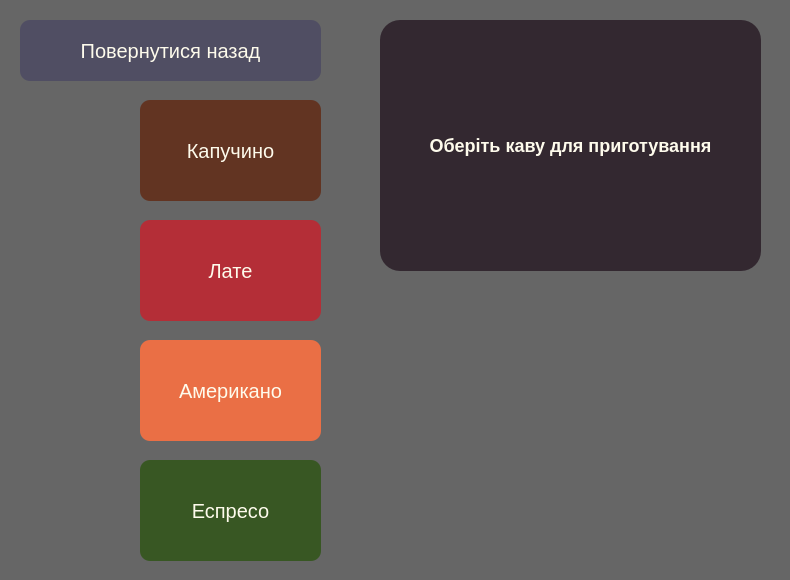
<?xml version="1.0" encoding="UTF-8"?>
<ui version="4.0">
 <class>ThirdWindow</class>
 <widget class="QDialog" name="ThirdWindow">
  <property name="geometry">
   <rect>
    <x>0</x>
    <y>0</y>
    <width>790</width>
    <height>580</height>
   </rect>
  </property>
  <property name="windowTitle">
   <string>Dialog</string>
  </property>
  <property name="styleSheet">
   <string notr="true">#ThirdWindow {
background-color: rgb(102, 102, 102);
}</string>
  </property>
  <widget class="QPushButton" name="Button_amerecano">
   <property name="geometry">
    <rect>
     <x>140</x>
     <y>340</y>
     <width>181</width>
     <height>101</height>
    </rect>
   </property>
   <property name="styleSheet">
    <string notr="true">#Button_amerecano{
border-radius: 10px;
background-color:rgb(234, 111, 69);
font-size: 20px;
color:rgb(254, 251, 236);
}

#Button_amerecano:hover {
transition-duration: 0.8s;
background-color:rgb(42, 41, 53);
}</string>
   </property>
   <property name="text">
    <string>Американо</string>
   </property>
  </widget>
  <widget class="QPushButton" name="Button_capuccino">
   <property name="geometry">
    <rect>
     <x>140</x>
     <y>100</y>
     <width>181</width>
     <height>101</height>
    </rect>
   </property>
   <property name="styleSheet">
    <string notr="true">#Button_capuccino{
border-radius: 10px;
background-color:rgb(98, 52, 34);
font-size: 20px;
color:rgb(254, 251, 236);
}

#Button_capuccino:hover {
transition-duration: 0.8s;
background-color:rgb(42, 41, 53);
}</string>
   </property>
   <property name="text">
    <string>Капучино</string>
   </property>
  </widget>
  <widget class="QPushButton" name="button_late">
   <property name="geometry">
    <rect>
     <x>140</x>
     <y>220</y>
     <width>181</width>
     <height>101</height>
    </rect>
   </property>
   <property name="styleSheet">
    <string notr="true">#button_late{
border-radius: 10px;
background-color: rgb(180, 46, 55);
font-size: 20px;
color:rgb(254, 251, 236);
}

#button_late:hover {
transition-duration: 0.8s;
background-color:rgb(42, 41, 53);
}
</string>
   </property>
   <property name="text">
    <string>Лате</string>
   </property>
  </widget>
  <widget class="QPushButton" name="Button_espresso">
   <property name="geometry">
    <rect>
     <x>140</x>
     <y>460</y>
     <width>181</width>
     <height>101</height>
    </rect>
   </property>
   <property name="styleSheet">
    <string notr="true">#Button_espresso {
border-radius: 10px;
background-color: rgb(56, 87, 35);
font-size: 20px;
color:rgb(254, 251, 236);
}

#Button_espresso:hover {
transition-duration: 0.8s;
background-color:rgb(42, 41, 53);
}</string>
   </property>
   <property name="text">
    <string>Еспресо</string>
   </property>
  </widget>
  <widget class="QPushButton" name="late">
   <property name="geometry">
    <rect>
     <x>30</x>
     <y>220</y>
     <width>81</width>
     <height>101</height>
    </rect>
   </property>
   <property name="styleSheet">
    <string notr="true">background-image: url(:/res/img/1Late.png);
border-radius:  rgb(138, 141, 160);</string>
   </property>
   <property name="text">
    <string/>
   </property>
  </widget>
  <widget class="QPushButton" name="amerecano">
   <property name="geometry">
    <rect>
     <x>30</x>
     <y>340</y>
     <width>81</width>
     <height>101</height>
    </rect>
   </property>
   <property name="styleSheet">
    <string notr="true">background-image: url(:/res/img/1Amerecano.png);
border-radius:  rgb(138, 141, 160);</string>
   </property>
   <property name="text">
    <string/>
   </property>
  </widget>
  <widget class="QLabel" name="label_2">
   <property name="geometry">
    <rect>
     <x>320</x>
     <y>170</y>
     <width>471</width>
     <height>411</height>
    </rect>
   </property>
   <property name="styleSheet">
    <string notr="true">background-image: url(:/res/img/1cup_1.jpg);</string>
   </property>
   <property name="text">
    <string>&lt;html&gt;&lt;head/&gt;&lt;body&gt;&lt;h2 align=&quot;center&quot; style=&quot;-qt-paragraph-type:empty; margin-top:16px; margin-bottom:0px; margin-left:0px; margin-right:0px; -qt-block-indent:0; text-indent:0px; font-size:x-large; font-weight:600;&quot;&gt;&lt;br/&gt;&lt;/h2&gt;&lt;/body&gt;&lt;/html&gt;</string>
   </property>
  </widget>
  <widget class="QLabel" name="label">
   <property name="geometry">
    <rect>
     <x>380</x>
     <y>20</y>
     <width>381</width>
     <height>251</height>
    </rect>
   </property>
   <property name="styleSheet">
    <string notr="true">border-radius: 20px;
background-color: rgb(51, 40, 48);</string>
   </property>
   <property name="text">
    <string>&lt;html&gt;&lt;head/&gt;&lt;body&gt;&lt;h2 align=&quot;center&quot; style=&quot; margin-top:16px; margin-bottom:0px; margin-left:0px; margin-right:0px; -qt-block-indent:0; text-indent:0px;&quot;&gt;&lt;span style=&quot; font-size:x-large; font-weight:600; color:#fefbec;&quot;&gt;Оберіть каву для приготування&lt;/span&gt;&lt;/h2&gt;&lt;/body&gt;&lt;/html&gt;</string>
   </property>
  </widget>
  <widget class="QPushButton" name="capuccino">
   <property name="geometry">
    <rect>
     <x>30</x>
     <y>100</y>
     <width>81</width>
     <height>101</height>
    </rect>
   </property>
   <property name="styleSheet">
    <string notr="true">background-image: url(:/res/img/1Cappuccino.png);
border-radius:  rgb(138, 141, 160);</string>
   </property>
   <property name="text">
    <string/>
   </property>
  </widget>
  <widget class="QPushButton" name="espresso">
   <property name="geometry">
    <rect>
     <x>30</x>
     <y>460</y>
     <width>81</width>
     <height>101</height>
    </rect>
   </property>
   <property name="styleSheet">
    <string notr="true">background-image: url(:/res/img/1Espresso.png);
border-radius:  rgb(138, 141, 160);</string>
   </property>
   <property name="text">
    <string/>
   </property>
  </widget>
  <widget class="QPushButton" name="Button_back">
   <property name="geometry">
    <rect>
     <x>20</x>
     <y>20</y>
     <width>301</width>
     <height>61</height>
    </rect>
   </property>
   <property name="styleSheet">
    <string notr="true">#Button_back {
transition-duration: 0.8s;
border-radius: 10px;
background-color: rgb(80, 78, 99);
font-size: 20px;
color:rgb(254, 251, 236);
}

#Button_back:hover {
background-color:rgb(42, 41, 53);
}</string>
   </property>
   <property name="text">
    <string>Повернутися назад</string>
   </property>
  </widget>
 </widget>
 <resources/>
 <connections/>
</ui>
